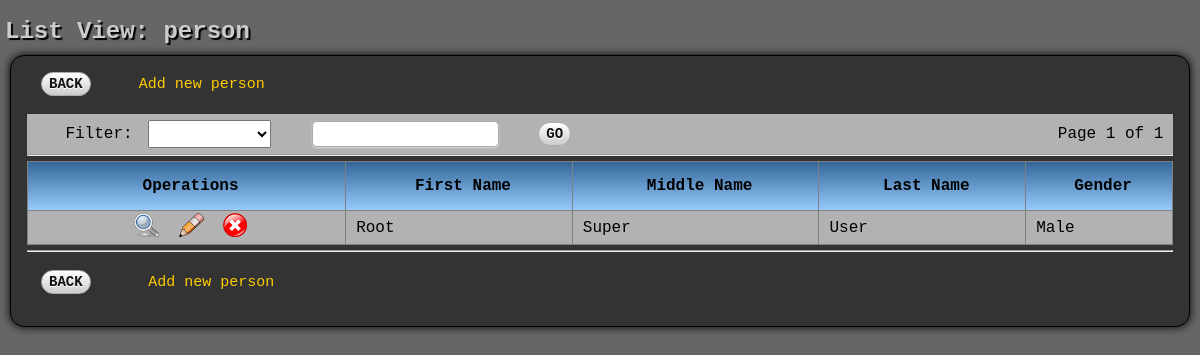
/htdocs/ITrack/sysadmin/listview_person.php (signed in), run on the app's committed database.
### tables this page shows
CREATE TABLE IF NOT EXISTS `person` (
  `person_id` int(11) NOT NULL AUTO_INCREMENT,
  `first_name` varchar(255) NOT NULL,
  `middle_name` varchar(255) NOT NULL,
  `last_name` varchar(255) NOT NULL,
  `gender` varchar(255) NOT NULL,
  PRIMARY KEY (`person_id`)
);

### htdocs/ITrack/core/cobalt_core.php (called while the page is built, shortened)
<?php
function init_cobalt($required_passport=null)
{
    require_once 'data_abstraction_class.php';
    require_once 'html_class.php';
}
function check_link($Link, $user='')
{
    if($user=='') $user = $_SESSION['user'];
    $in_passport=FALSE;
    $data_con = new data_abstraction;
    $data_con->set_fields('link_id, status');
    $data_con->set_table('user_links');
    $data_con->set_where("Name='$Link'");
    if($result = $data_con->make_query())
    {
        $data = $result->fetch_assoc();
        if(is_array($data)) extract($data);
    }
    else die("The query failed while attempting to check the passport: " . $data_con->error);
    if($status=='On')
    {
        $data_con = new data_abstraction;
        $data_con->set_fields('link_id');
        $data_con->set_table('user_passport');
        $data_con->set_where("username='$user' AND link_id='$link_id'");
        if($data_con->make_query())
        {
            $numrows = $data_con->num_rows;
        }
        else die("Failed checking $link_id in passport of $user" . $data_con->error);
        if ($numrows==1) $in_passport=TRUE;
    }
    return $in_passport;
}

### htdocs/ITrack/core/data_abstraction_class.php (called while the page is built, shortened)
<?php
class data_abstraction
{
    var $mysqli='';
    var $db_host='localhost';
    var $db_user='root';
    var $db_pass='';
    var $db_use='itrack';
    var $query='';
    var $connection_exists=FALSE;
    var $tables='';
    var $selected_fields='';
    var $values='';
    var $where_clause='';
    var $limit_clause='';
    var $query_type='SELECT';
    function close_db()
    {
        if($this->mysqli)
        {
            $this->connection_exists = FALSE;
        }
    }
    function connect_db()
    {
        $this->mysqli = new mysqli($this->db_host,$this->db_user,$this->db_pass,$this->db_use);
        $this->connection_exists = TRUE;
        return $this->mysqli;
    }
    function execute_query($query='')
    {
        if($this->connection_exists == FALSE)
        {
            $this->mysqli = $this->connect_DB();
            $this->mysqli->real_query("SET NAMES 'utf8'");
        }
        $this->mysqli->real_query($this->query) or error_handler('Database error.',$this->mysqli->error);
        if($this->query_type == "SELECT")
        {
            $result = $this->mysqli->store_result();
            $this->num_rows = $result->num_rows;
            return $result;
        }
        elseif($this->query_type == "INSERT")
        {
            $this->auto_id = $this->mysqli->insert_id;
            $this->error = $this->mysqli->error;
        }
        else
        {
            $this->affected_rows = $this->mysqli->affected_rows;
        }
    }
    function make_query($execute=TRUE, $log=TRUE)
    {
        $this->query_type = strtoupper($this->query_type);
        $this->query = $this->query_type . ' ';
        switch($this->query_type)
        {
            case "SELECT":	$this->query .=  $this->selected_fields . ' FROM ' . $this->tables;
                            if($this->where_clause != '') $this->query .= ' WHERE ' . $this->where_clause;
                          	if($this->limit_clause != '') $this->query .= ' LIMIT ' . $this->limit_clause;
                            break;
            case "INSERT":	$this->query .= 'INTO ' . $this->tables . '(' .  $this->selected_fields . ') VALUES(' . $this->values . ')';
                            break;
        }
        if($execute)
        {
            $result = $this->execute_query();
        }
        return $result;
    }
    function set_fields($new_fields)
    {
         $this->selected_fields = $new_fields;
    }
    function set_limit($offset, $limit)
    {
        $this->limit_clause = $offset . ', ' . $limit;
    }
    function set_query_type($new_query_type)
    {
        $this->query_type = $new_query_type;
    }
    function set_table($new_table)
    {
        $this->tables = $new_table;
    }
    function set_values($new_values)
    {
        $this->values = $new_values;
    }
    function set_where($new_where_clause)
    {
        $this->where_clause = $new_where_clause;
    }
}
?>

### htdocs/ITrack/core/subclasses/person_dd.php (called while the page is built, shortened)
<?php
class person_dd
{
    static function load_dictionary()
    {
        return $fields;
    }
    static function load_relationships()
    {
        $relations = array();
        return $relations;
    }
    static function load_subclass_info()
    {
        $subclasses = array('html_file'=>'person_html.php',
                            'html_class'=>'person_html',
                            'data_file'=>'person.php',
                            'data_class'=>'person');
        return $subclasses;
    }
}

### htdocs/ITrack/core/paged_result_class.php (called while the page is built, shortened)
<?php
class paged_result
{
    var $total_pages=0;
    var $current_page=0;
    function paged_result($total_records, $results_per_page)
    {
        $this->total_pages = ceil($total_records / $results_per_page);
    }
    function draw_paged_result($javascript='')
    {
        $this->html_output = '';
        if($this->total_pages > 1)
        {
            $this->html_output .= "Page " . $this->current_page . " of " . $this->total_pages
                    . " | Go to page: <input type=text name=\"result_pager\" value='$Result_Pager' size=2 class='textboxPager' $javascript>"
                    . " &nbsp; <input type=submit name='pager_submit' value='GO' class='buttonPager'>"
                    . "<input type=hidden name=current_page value='" . $this->current_page . "'>";
        }
        else
        {
            $this->html_output = "Page " . $this->current_page . " of " . $this->total_pages . '&nbsp;';
        }
        return $this->html_output;
    }
    function get_page_data($new_page, $current_page)
    {
        if($new_page < 1)
        {
            if($current_page < 1) $new_page = 1;
            else $new_page = $current_page;
        }
        elseif($new_page > $this->total_pages) $new_page = $this->total_pages;
        $this->current_page = $new_page;
    }
}
?>

### htdocs/ITrack/sysadmin/listview_person.php (the view, shortened to what this page needs)
<?php
$html = new person_html;
$html->get_listview_fields();
$lst_fields = $html->lst_fields;
$arr_fields = $html->arr_fields;
$arr_field_labels = $html->arr_field_labels;
$data_con = new person;
$data_con->get_join_clause();
$data_con->set_table($data_con->join_clause);
$data_con->set_fields($lst_fields);
$data_con->make_query();
$total_records = $data_con->num_rows;
require_once 'paged_result_class.php';
$results_per_page = 50;
$pager = new paged_result($total_records, $results_per_page);
$pager->get_page_data($result_pager, $current_page);
$current_page = $pager->current_page;
$data_con->set_limit($pager->offset, $pager->records_per_page);
?>
<fieldset class="container">
<table width="100%" border="0" cellpadding="0" cellspacing="0">
<tr>
    <td align="left" colspan="2">
    <?php
    if(check_link('Add person')) echo "&nbsp; &nbsp; <a href='add_person.php?filter_field_used=$enc_filter_field&filter_used=$enc_filter&page_from=$current_page'>Add new person</a>";
    ?>
    <br><br>
    </td>
</tr>
<tr class="listRowEven">
    <td align="left">
    &nbsp; &nbsp; Filter:
    </td>
    <td align=right>
    <?php echo $pager->draw_paged_result('onKeyPress="submitenter(this,event)"'); ?>
    </td>
</tr>
<tr>
    <td colspan="2">
    <hr>
    </td>
</tr>
</table>
<table border=1 width=100% class="listView">
<tr class="listRowHead">
    <td class="oper_col">Operations</td>
    <?php
    foreach($arr_field_labels as $label)
    {
        echo '<td>' . $label . '</td>';
    }
    ?>
</tr>
<?php
    if($result = $data_con->make_query())
    {
        while($row = $result->fetch_assoc())
        {
            if($a%2 == 0) $class = 'listRowEven';
            else $class = 'listRowOdd';
            $a++;
            extract($row);
            echo "<tr class=$class><td align='center'><a href='detailview_person.php?filter_field_used=$enc_filter_field&filter_used=$enc_filter&page_from=$current_page&person_id=$person_id'><img src='../images/view.png' alt='View' title='View'></a>";
            if(check_link('Edit person')) echo "&nbsp;&nbsp;<a href='edit_person.php?filter_field_used=$enc_filter_field&filter_used=$enc_filter&page_from=$current_page&person_id=$person_id'><img src='../images/edit.png' alt='Edit' title='Edit'></a>";
            if(check_link('Delete person')) echo "&nbsp;&nbsp;<a href='delete_person.php?filter_field_used=$enc_filter_field&filter_used=$enc_filter&page_from=$current_page&person_id=$person_id'><img src='../images/delete.png' alt='Delete' title='Delete'></a>";
            echo '</td>';
            foreach($arr_fields as $field)
            {
                if(is_array($field))
                {
                    echo '<td class="listCell">';
                    foreach($field as $subtext)
                    {
                        echo htmlentities($$subtext, ENT_QUOTES) . ' ';
                    }
                    echo '</td>';
                }
                else
                {
                    echo '<td class="listCell">' . htmlentities($$field, ENT_QUOTES) . '</td>';
                }
            }
            echo "</tr>\n";
        }
    }
    else error_handler('Encountered an error while retrieving records.', $data_con->error);
?>
</table>
<table border="0" width="100%">
<tr>
    <td colspan="2"><hr><br></td>
</tr>
</table>
<?php
if(check_link('Add person')) echo "&nbsp; &nbsp; &nbsp;<a href='add_person.php?filter_field_used=$enc_filter_field&filter_used=$enc_filter&page_from=$current_page'>Add new person</a>";
echo '</fieldset>';

### htdocs/ITrack/css/cobalt.css (style rules this page uses)
* { padding: 0; margin: 0; }
a:link { font-size: 15px; font-family: "Calibri", "Courier New", monospace, sans, verdana, Arial, Helvetica, sans-serif; text-decoration:none; color: #ffcc00; }
body { background-color: #666666; font-family: "Calibri", "Courier New", monospace, sans, verdana; font-size: 16px; margin-right: 0px; margin-left: 0px; margin-top: 0px; margin-bottom: 0px; text-align: left; }
fieldset { border-radius: 4px; -moz-border-radius: 4px; -webkit-border-radius: 4px; background: #eee; }
fieldset.container { border-radius: 14px; -moz-border-radius: 14px; -webkit-border-radius: 14px; background: #333; border: #000 solid 1px; margin: 10px; padding-top: 1em; padding-left: 1em; padding-right: 1em; padding-bottom: 2em; -moz-box-shadow: 0px 0px 10px #000; -webkit-box-shadow: 0px 0px 10px #000; box-shadow: 0px 0px 10px #000; }
img { border-style: none; }
.listRowEven { background-color: #b2b2b2; }
.listRowHead { background-color: #336699; font-weight: bold; text-align: center; background: -webkit-gradient(linear, left top, left bottom, from(#336699), to(#99ccff)); background: -moz-linear-gradient(top, #336699, #5C85AD); background: -o-linear-gradient(top, #336699, #99ccff); }
table { border-collapse: collapse; }
table.listView { margin-top: 5px; margin-bottom: 5px; }
table.listView td { padding: 2px; padding-left: 10px; }
table.listView tr[class=listRowHead] td { padding-top: 15px; padding-bottom: 15px; padding-left: 10px; }
td.oper_col { min-width: 140px; text-align: center; }

### data on the page
person: field "Root", field "Super", field "User", field "Male"

### other printed values
$title "List View: person"
$pager->draw_paged_result('onKeyPress="submitenter(this,event)"') "Page 1 of 1"
$label "First Name"
$label "Middle Name"
$label "Last Name"
$label "Gender"
